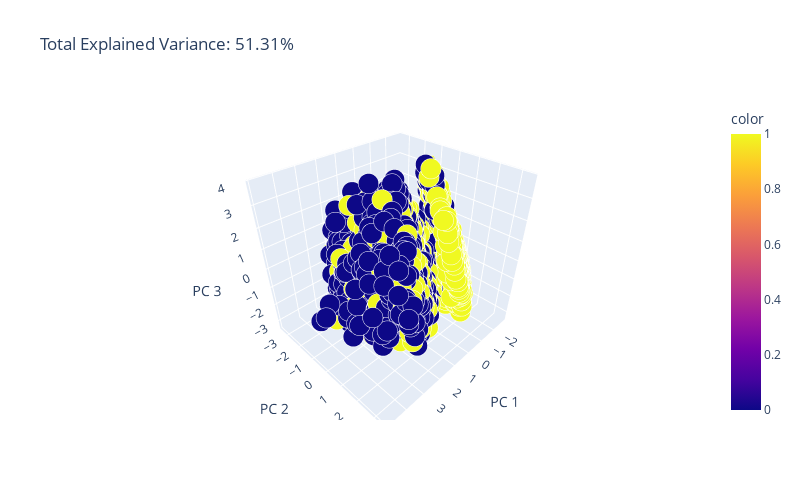

The notebook cell this image was saved under:
### Markdown cell above
### PCA
변환된 데이터를 PCA space에서 살펴보자. 이것은 로컬, 글로벌 구조를 유지하면서 데이터의 저차원 표현을 준다.

### Code cell
pca = PCA(n_components=3)
components = pca.fit_transform(X)

total_var = pca.explained_variance_ratio_.sum() * 100

fig = px.scatter_3d(
    components, x=0, y=1, z=2, color=y, size=0.1*np.ones(len(X)), opacity = 1,
    title=f'Total Explained Variance: {total_var:.2f}%',
    labels={'0': 'PC 1', '1': 'PC 2', '2': 'PC 3'},
    width=800, height=500
)
fig.show()

### Figure 1 — Plotly figure (JSON) as saved in the notebook; plotly's stock layout.template omitted (floating-point values rounded to 4 significant figures; data arrays with more than 128 entries replaced by an {"elided": "..."} marker saying what was removed)
{"data": [{"hovertemplate": "PC 1=%{x}<br>PC 2=%{y}<br>PC 3=%{z}<br>size=%{marker.size}<br>color=%{marker.color}<extra></extra>", "legendgroup": "", "marker": {"color": {"elided": "8693 int values"}, "coloraxis": "coloraxis", "opacity": 1, "size": {"elided": "8693 float values"}, "sizemode": "area", "sizeref": 0.00025, "symbol": "circle"}, "mode": "markers", "name": "", "scene": "scene", "showlegend": false, "type": "scatter3d", "x": {"elided": "8693 float values"}, "y": {"elided": "8693 float values"}, "z": {"elided": "8693 float values"}}], "layout": {"coloraxis": {"colorbar": {"title": {"text": "color"}}, "colorscale": [[0, "#0d0887"], [0.1111, "#46039f"], [0.2222, "#7201a8"], [0.3333, "#9c179e"], [0.4444, "#bd3786"], [0.5556, "#d8576b"], [0.6667, "#ed7953"], [0.7778, "#fb9f3a"], [0.8889, "#fdca26"], [1, "#f0f921"]]}, "height": 500, "legend": {"itemsizing": "constant", "tracegroupgap": 0}, "scene": {"domain": {"x": [0, 1], "y": [0, 1]}, "xaxis": {"title": {"text": "PC 1"}}, "yaxis": {"title": {"text": "PC 2"}}, "zaxis": {"title": {"text": "PC 3"}}}, "title": {"text": "Total Explained Variance: 51.31%"}, "width": 800}}
